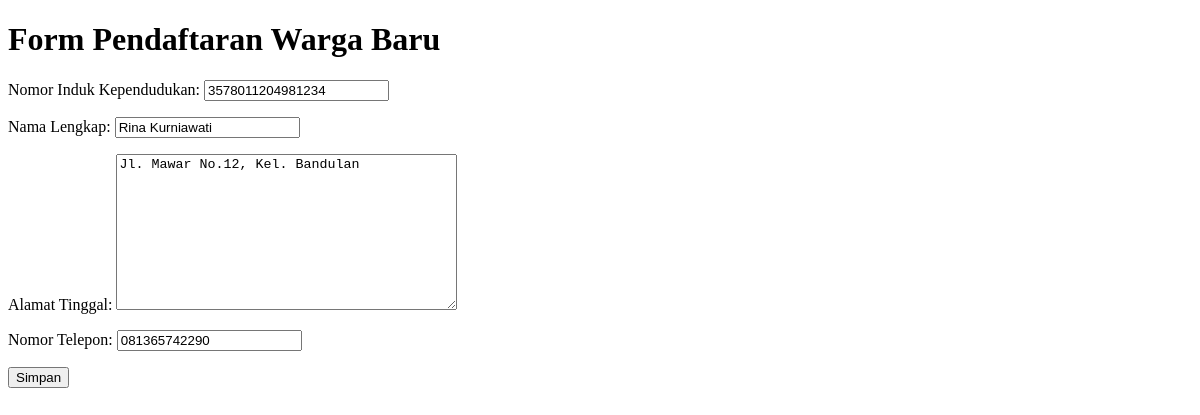
Page /warga/1/edit/ on the earlier database version.
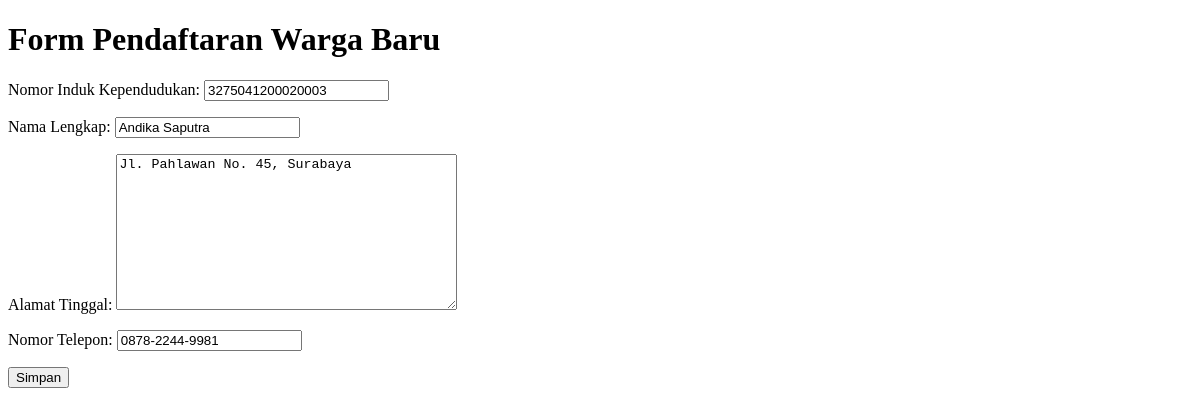
Same page on the later database version.
### warga/models.py (models this page shows, shortened)
class Warga(models.Model):
    nik = models.CharField(max_length=16, unique=True, verbose_name="Nomor Induk Kependudukan")
    nama_lengkap = models.CharField(max_length=100, verbose_name="Nama Lengkap")
    alamat = models.TextField(verbose_name="Alamat Tinggal")
    no_telepon = models.CharField(max_length=15, blank=True, verbose_name="Nomor Telepon")
    tanggal_registrasi = models.DateTimeField(auto_now_add=True)

### warga/views.py (the view)
# urls.py: path('<int:pk>/edit/', WargaUpdateView.as_view(), name='warga-edit'),
class WargaUpdateView(UpdateView):
    model = Warga
    form_class = WargaForm
    template_name = 'warga/warga_form.html'
    success_url = reverse_lazy('warga-list')

### warga/forms.py
class WargaForm(forms.ModelForm):
    class Meta:
        model = Warga
        fields = ['nik', 'nama_lengkap', 'alamat', 'no_telepon']

### warga/templates/warga/warga_form.html (shortened to what this page needs)
<!DOCTYPE html>
<html>
<head><title>Tambah Warga Baru</title></head>
<body>
  <h1>Form Pendaftaran Warga Baru</h1>
  <form method="post">
    {{ form.as_p }}
    <button type="submit">Simpan</button>
  </form>
</body>
</html>

Differences in the rows shown:
changed Warga: nik "3578011204981234" → "3275041200020003"; nama_lengkap "Rina Kurniawati" → "Andika Saputra"; alamat "Jl. Mawar No.12, Kel. Bandulan" → "Jl. Pahlawan No. 45, Surabaya"; no_telepon "081365742290" → "0878-2244-9981"
